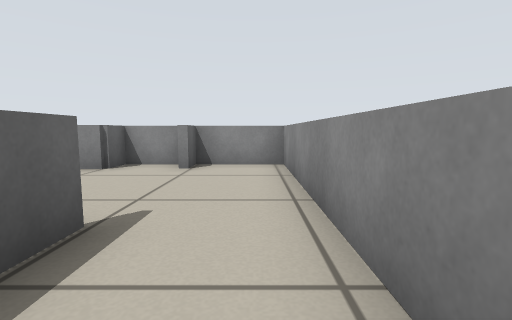
[1] (above)

12 first-person views from a walk through a robot-simulator world made for Stage. The camera is 0.44 m above the floor, tilts 6° down and sees 85° across. Floor lines are 1 m apart. The floor is counted in squares, 0.5 m on a side. Each view is taken from the middle of a square. On the plan, view 1 faces up. The plan holds only what a view shows up to about 11 squares ahead; the rest is blank. Robots are left out.

[2]
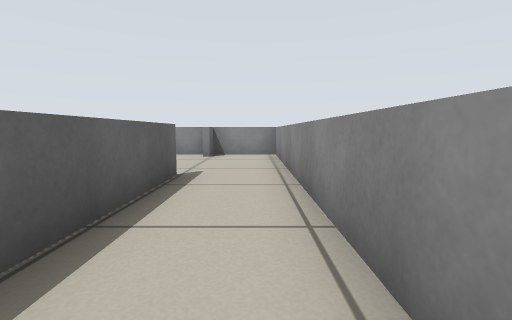

[3]
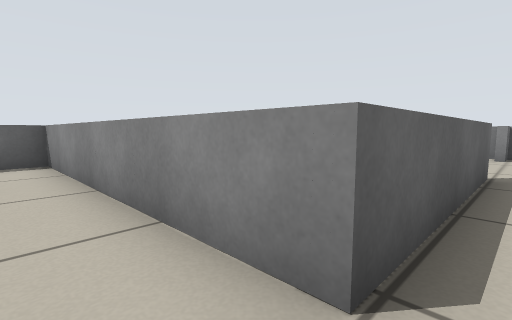

[4]
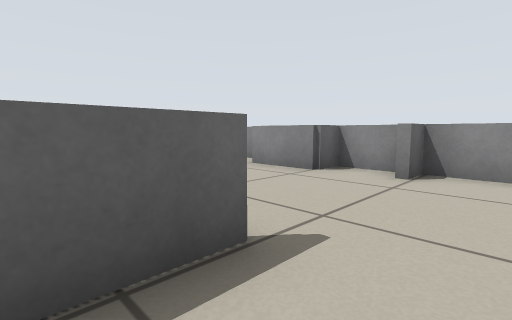

[5]
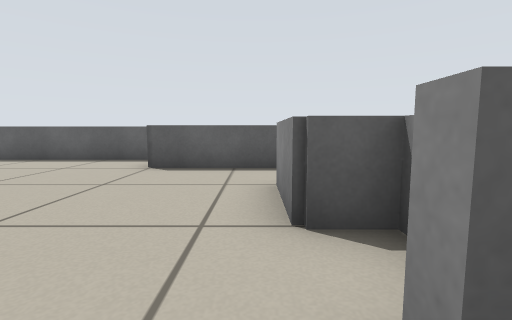

[6]
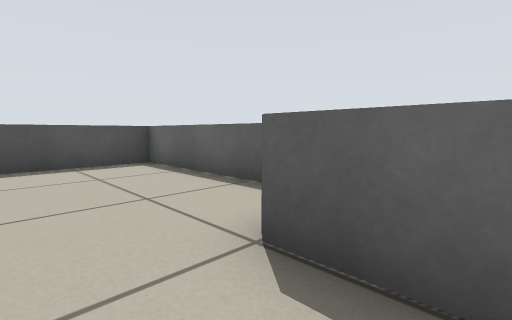

[7]
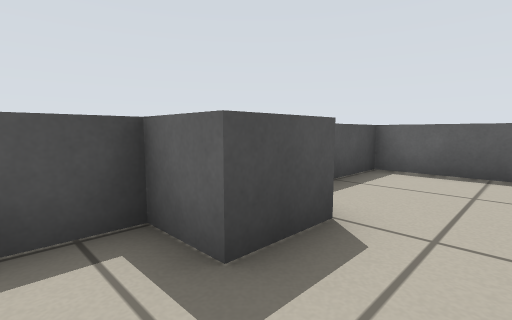

[8]
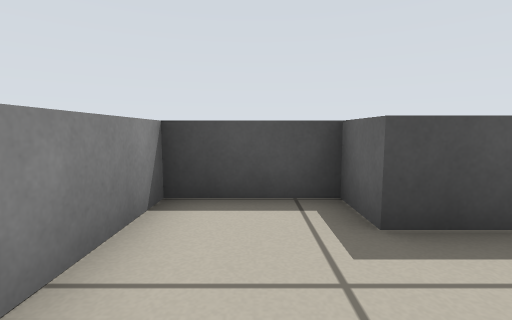

[9]
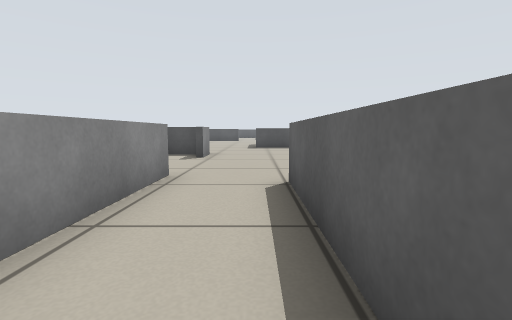

[10]
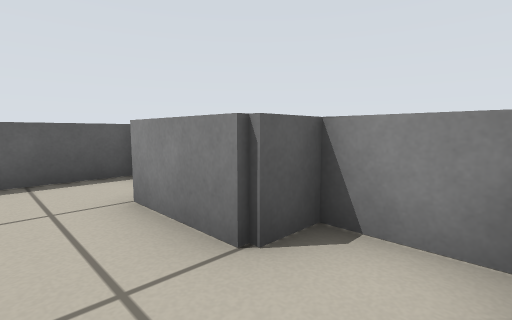

[11]
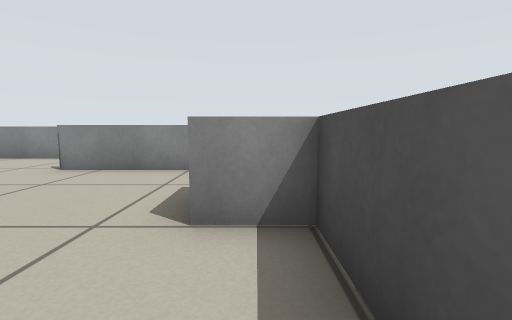

[12]
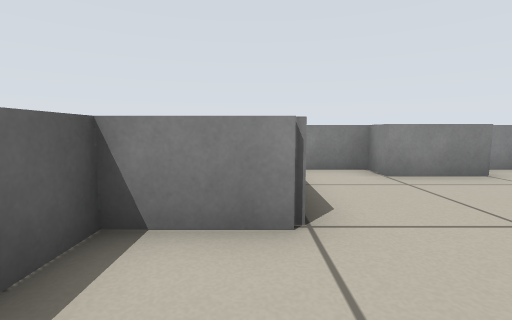

### Floor plan
Points are (right, up) in squares from view 1. A wall is a line through its corners. A room is listed if a view was taken in it or the views show most of it. See-through windows are left out.
Room 1 (views 1, 2, 4, 5, 6, 7, 8, 9, 10, 11, 12)
walls: (-1.6, 2.5) (-1.6, -2.8); (-3.4, 6.4) (-5.5, 6.4); (-5.5, 7.3) (-6.9, 7.3); (-1.8, 7.3) (-3.4, 7.3); (-7.5, 7.2) (-7.5, 3.4) (-9.4, 3.4) (-9.4, -2.6) (-5.5, -2.6) (-5.5, -1.4) (-4.1, -1.4) (-4.1, -2.6) (-1.8, -2.6) (-1.8, 2.5); (0.7, -3.5) (0.7, 7.3) (-1.6, 7.3)
ways out: opening at (-0.5, -4) to room 2
Room 2 (view 3)
walls: (0.7, -8.5) (0.7, -7.1); (1.1, -8.3) (2.2, -8.3); (-1.6, -2.8) (-9.4, -2.8) (-9.4, -3.8)
ways out: opening at (-0.5, -4) to room 1

Where each view was taken, in squares from view 1:
view 1: 0 up, 0 right, facing up
view 2: 3 down, 0 right, facing up
view 3: 4 down, 1 left, facing up-left
view 4: 1 up, 0 right, facing up-left
view 5: 6 up, 1 left, facing left
view 6: 5 up, 6 left, facing down-left
view 7: 0 up, 3 left, facing down-left
view 8: 1 up, 3 left, facing down
view 9: 2 up, 1 left, facing down
view 10: 5 up, 2 left, facing up-left
view 11: 2 down, 8 left, facing right
view 12: 1 up, 8 left, facing up
